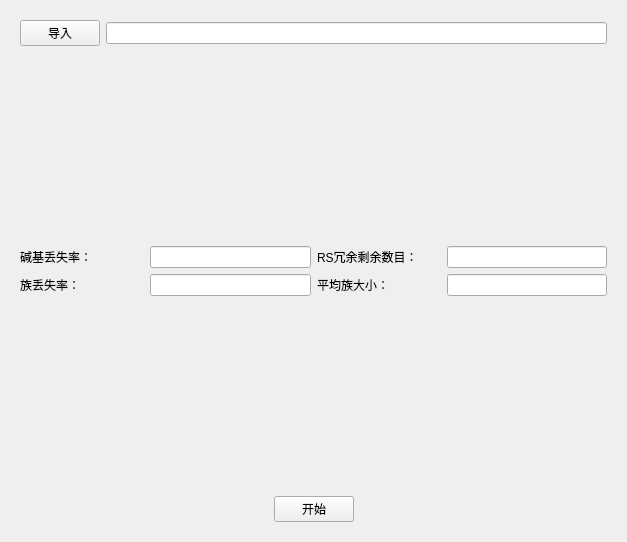
<?xml version="1.0" encoding="UTF-8"?>
<ui version="4.0">
 <class>SequenceReconstructionForm</class>
 <widget class="QWidget" name="SequenceReconstructionForm">
  <property name="geometry">
   <rect>
    <x>0</x>
    <y>0</y>
    <width>627</width>
    <height>542</height>
   </rect>
  </property>
  <property name="windowTitle">
   <string>Form</string>
  </property>
  <layout class="QGridLayout" name="gridLayout_3">
   <item row="0" column="0">
    <widget class="QWidget" name="widget" native="true">
     <layout class="QGridLayout" name="gridLayout_2">
      <item row="0" column="0">
       <layout class="QVBoxLayout" name="verticalLayout">
        <item>
         <layout class="QHBoxLayout" name="horizontalLayout_5">
          <item>
           <widget class="QPushButton" name="pushButton">
            <property name="layoutDirection">
             <enum>Qt::LayoutDirection::LeftToRight</enum>
            </property>
            <property name="text">
             <string>导入</string>
            </property>
           </widget>
          </item>
          <item>
           <widget class="QLineEdit" name="lineEdit"/>
          </item>
         </layout>
        </item>
        <item>
         <spacer name="verticalSpacer">
          <property name="orientation">
           <enum>Qt::Orientation::Vertical</enum>
          </property>
          <property name="sizeHint" stdset="0">
           <size>
            <width>20</width>
            <height>40</height>
           </size>
          </property>
         </spacer>
        </item>
        <item>
         <layout class="QGridLayout" name="gridLayout">
          <item row="0" column="0">
           <layout class="QHBoxLayout" name="horizontalLayout">
            <item>
             <widget class="QLabel" name="label">
              <property name="minimumSize">
               <size>
                <width>124</width>
                <height>0</height>
               </size>
              </property>
              <property name="maximumSize">
               <size>
                <width>124</width>
                <height>16777215</height>
               </size>
              </property>
              <property name="text">
               <string>碱基丢失率：</string>
              </property>
             </widget>
            </item>
            <item>
             <widget class="QLineEdit" name="lineEdit_2"/>
            </item>
           </layout>
          </item>
          <item row="0" column="1">
           <layout class="QHBoxLayout" name="horizontalLayout_4">
            <item>
             <widget class="QLabel" name="label_4">
              <property name="minimumSize">
               <size>
                <width>124</width>
                <height>0</height>
               </size>
              </property>
              <property name="maximumSize">
               <size>
                <width>124</width>
                <height>16777215</height>
               </size>
              </property>
              <property name="text">
               <string>RS冗余剩余数目：</string>
              </property>
             </widget>
            </item>
            <item>
             <widget class="QLineEdit" name="lineEdit_5"/>
            </item>
           </layout>
          </item>
          <item row="1" column="0">
           <layout class="QHBoxLayout" name="horizontalLayout_2">
            <item>
             <widget class="QLabel" name="label_2">
              <property name="minimumSize">
               <size>
                <width>124</width>
                <height>0</height>
               </size>
              </property>
              <property name="maximumSize">
               <size>
                <width>124</width>
                <height>16777215</height>
               </size>
              </property>
              <property name="text">
               <string>族丢失率：</string>
              </property>
             </widget>
            </item>
            <item>
             <widget class="QLineEdit" name="lineEdit_3"/>
            </item>
           </layout>
          </item>
          <item row="1" column="1">
           <layout class="QHBoxLayout" name="horizontalLayout_3">
            <item>
             <widget class="QLabel" name="label_3">
              <property name="minimumSize">
               <size>
                <width>124</width>
                <height>0</height>
               </size>
              </property>
              <property name="maximumSize">
               <size>
                <width>124</width>
                <height>16777215</height>
               </size>
              </property>
              <property name="text">
               <string>平均族大小：</string>
              </property>
             </widget>
            </item>
            <item>
             <widget class="QLineEdit" name="lineEdit_4"/>
            </item>
           </layout>
          </item>
         </layout>
        </item>
        <item>
         <spacer name="verticalSpacer_2">
          <property name="orientation">
           <enum>Qt::Orientation::Vertical</enum>
          </property>
          <property name="sizeHint" stdset="0">
           <size>
            <width>20</width>
            <height>40</height>
           </size>
          </property>
         </spacer>
        </item>
        <item>
         <layout class="QHBoxLayout" name="horizontalLayout_6">
          <item>
           <spacer name="horizontalSpacer_2">
            <property name="orientation">
             <enum>Qt::Orientation::Horizontal</enum>
            </property>
            <property name="sizeHint" stdset="0">
             <size>
              <width>40</width>
              <height>20</height>
             </size>
            </property>
           </spacer>
          </item>
          <item>
           <widget class="QPushButton" name="pushButton_2">
            <property name="text">
             <string>开始</string>
            </property>
           </widget>
          </item>
          <item>
           <spacer name="horizontalSpacer">
            <property name="orientation">
             <enum>Qt::Orientation::Horizontal</enum>
            </property>
            <property name="sizeHint" stdset="0">
             <size>
              <width>40</width>
              <height>20</height>
             </size>
            </property>
           </spacer>
          </item>
         </layout>
        </item>
       </layout>
      </item>
     </layout>
    </widget>
   </item>
  </layout>
 </widget>
 <resources/>
 <connections/>
</ui>
